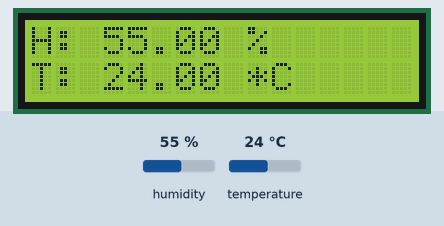
This sketch was run on a simulated Arduino Uno, built with avr-gcc and run on an emulated ATmega328P. On the bench: 16×2 character LCD. Inputs (shaded band) come from the test bench; at power-on: humidity 55 %, temperature 24 °C.

Above: at 3.6 s.
3.7 s: humidity set to 22 %
At 6.4 s:
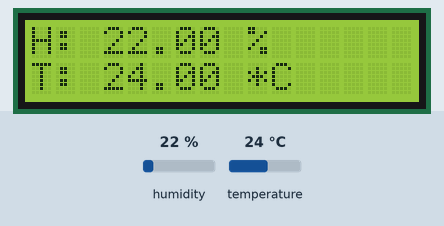
8.2 s: temperature set to 12 °C
At 9.7 s:
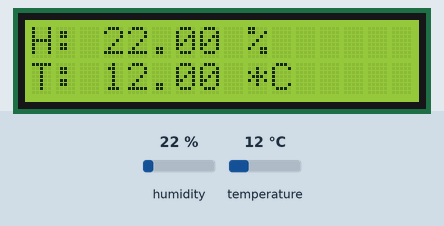
12.7 s: humidity set to 40 %
At 16.3 s:
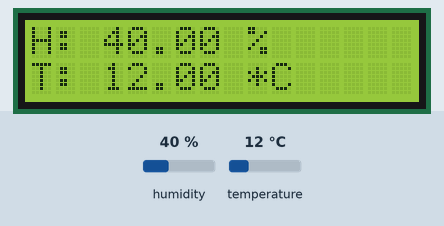
17.2 s: temperature set to 19 °C
At 19.5 s:
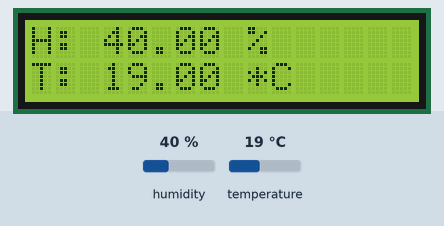
Timing chart, 0 to 21.0 s (numbered marks = the images above; inputs shaded):
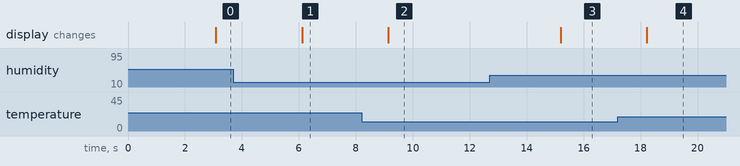

Measured:
- after the input at 3.7 s, the display: changes after 2.4 s (image 1)
- after the input at 8.2 s, the display: changes after 0.94 s (image 2)
- after the input at 12.7 s, the display: changes after 2.5 s (image 3)
- after the input at 17.2 s, the display: changes after 1.0 s (image 4)

The sketch:

sketch_dec05a.ino
```cpp
#include <Arduino.h>
#include <LiquidCrystal.h>
#include "DHT.h"
#define DHTPIN 2
#define DHTTYPE DHT11

LiquidCrystal lcd(8, 9, 4, 5, 6, 7);           // select the pins used on the LCD panel
DHT dht(DHTPIN, DHTTYPE);


void setup(){
   lcd.begin(16, 2);               // start the library
   dht.begin();
}

void loop(){
   lcd.setCursor(0,0);             // move to the begining of the second line

  delay(3000);

  float h = dht.readHumidity();
  float t = dht.readTemperature();

  if (isnan(h) || isnan(t)) {
    lcd.print("Failed to read from DHT sensor!");
    return;
  }

  lcd.print("H: ");
  lcd.print(h);
  lcd.print(" %");
  lcd.setCursor(0,1);
  lcd.print("T: ");
  lcd.print(t);
  lcd.print(" *C ");
}
```
